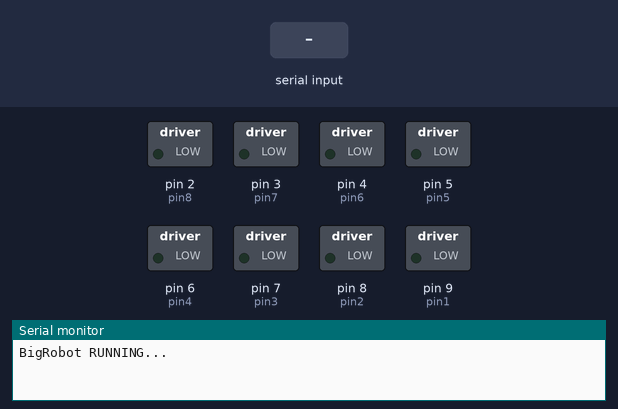
Simulated run of this sketch. Board: Arduino Uno, built with avr-gcc and run on an emulated ATmega328P. Parts: switched loads named in the sketch (green lamp = pin HIGH), the last lines printed to the serial monitor. Inputs (shaded band) come from the test bench.

Above: at 1.2 s.
1.3 s: "w" received over Serial
At 2.5 s:
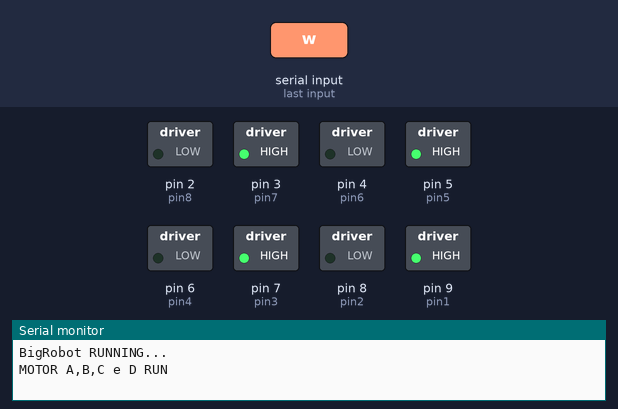
2.8 s: "s" received over Serial
At 3.8 s:
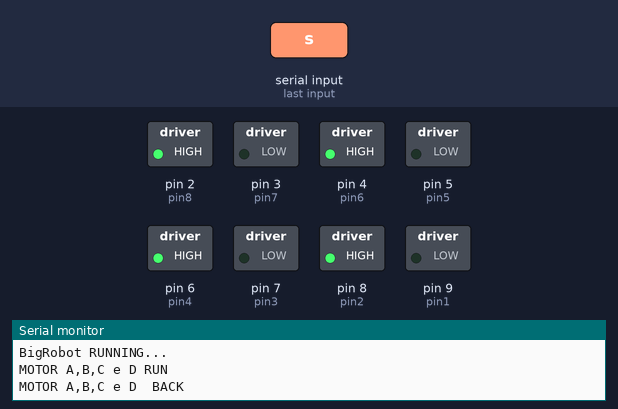
4.3 s: "d" received over Serial
At 5.0 s:
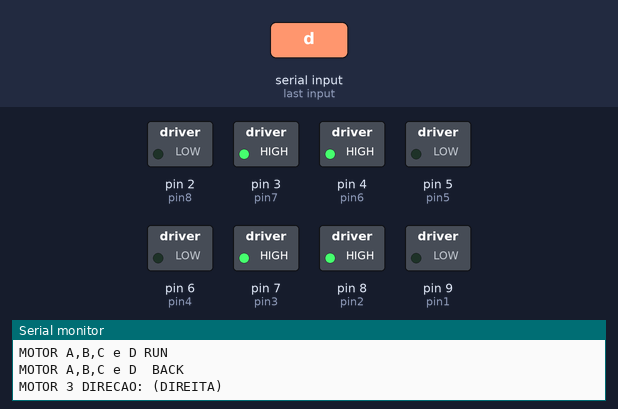
5.8 s: "a" received over Serial
At 6.1 s:
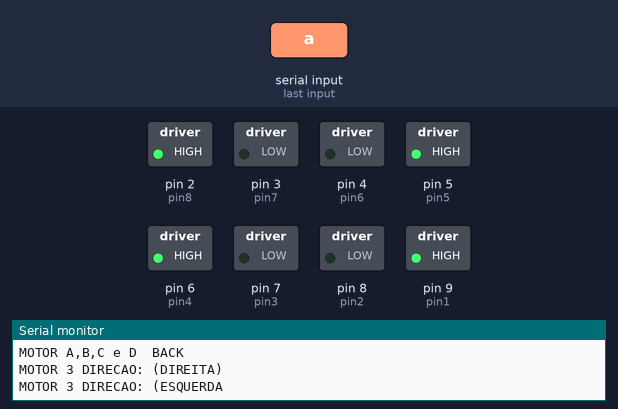
7.3 s: "r" received over Serial
At 8.4 s:
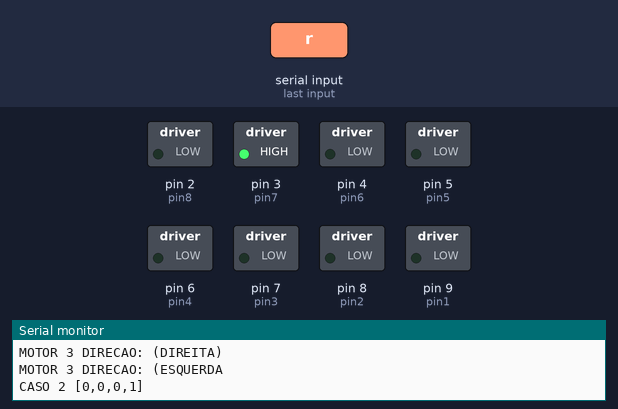
8.8 s: "t" received over Serial
At 9.6 s:
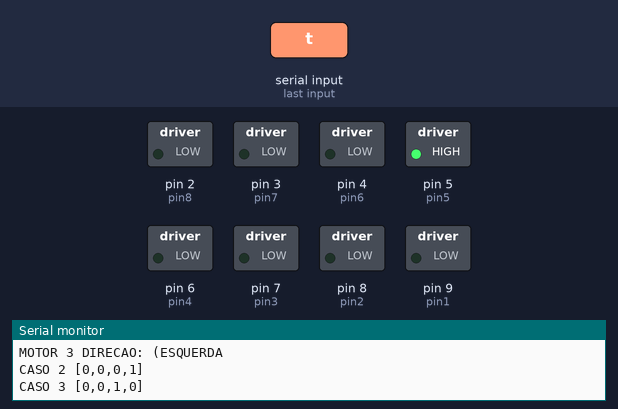
Timing chart, 0 to 11.3 s (numbered marks = the images above; inputs shaded):
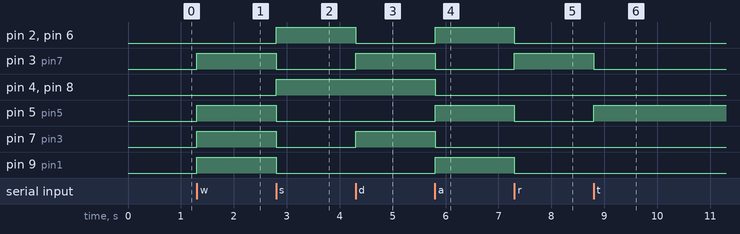

Measured:
- after the input at 1.3 s, pin 3 (pin7), pin 5 (pin5), pin 7 (pin3), pin 9 (pin1): LOW → HIGH at once
- after the input at 2.8 s, pin 2 (pin8), pin 4 (pin6), pin 6 (pin4), pin 8 (pin2): LOW → HIGH at once; pin 3 (pin7), pin 5 (pin5), pin 7 (pin3), pin 9 (pin1): HIGH → LOW at once
- after the input at 4.3 s, pin 2 (pin8), pin 6 (pin4): HIGH → LOW at once; pin 3 (pin7), pin 7 (pin3): LOW → HIGH at once
- after the input at 5.8 s, pin 2 (pin8), pin 5 (pin5), pin 6 (pin4), pin 9 (pin1): LOW → HIGH at once; pin 3 (pin7), pin 4 (pin6), pin 7 (pin3), pin 8 (pin2): HIGH → LOW at once
- after the input at 7.3 s, pin 2 (pin8), pin 5 (pin5), pin 6 (pin4), pin 9 (pin1): HIGH → LOW at once; pin 3 (pin7): LOW → HIGH at once
- after the input at 8.8 s, pin 3 (pin7): HIGH → LOW at once; pin 5 (pin5): LOW → HIGH at once

The sketch:

testRobot.ino
```cpp
char letra;

int pin1 = 9; // motor A
int pin2 = 8; // MOtor A


int pin3 = 7; // motor b
int pin4 = 6; // motor b

int pin5 = 5; // motor c
int pin6 = 4; // motor c

int pin7 = 3;  // motor d
int pin8 = 2; // motor d


void setup() {
 Serial.begin(9600); // serial comunicacao
 pinMode(pin1,OUTPUT); // MOTOR A
 pinMode(pin2,OUTPUT);  // MOTOR A
 pinMode(pin3,OUTPUT);   // MOTOR B
 pinMode(pin4,OUTPUT);  // MOTOR B
 pinMode(pin5,OUTPUT);
 pinMode(pin6,OUTPUT);
 pinMode(pin7,OUTPUT);
 pinMode(pin8,OUTPUT);
 Serial.println("BigRobot RUNNING...");

}

void loop() {
  letra = Serial.read();
  switch(letra){
    case 'w': // Motor A
    Serial.println("MOTOR A,B,C e D RUN ");
    digitalWrite(pin1,HIGH);       // Motor A
    digitalWrite(pin2,LOW);       // Motor A
    digitalWrite(pin3,HIGH);      // Motor B
    digitalWrite(pin4,LOW);       // Motor B
    digitalWrite(pin5,HIGH);       // Motor C
    digitalWrite(pin6,LOW);       // Motor C
    digitalWrite(pin7,HIGH);      // Motor D
    digitalWrite(pin8,LOW);       // Motor D

    break;
    case 's':
    Serial.println("MOTOR A,B,C e D  BACK ");
    digitalWrite(pin1,LOW);  // Motor A
    digitalWrite(pin2,HIGH);  // Motor A
    digitalWrite(pin3,LOW);   // MOtor B
    digitalWrite(pin4,HIGH);    // MOtor B
    digitalWrite(pin5,LOW);  // Motor C
    digitalWrite(pin6,HIGH);  // Motor C
    digitalWrite(pin7,LOW);   // MOtor D
    digitalWrite(pin8,HIGH);    // MOtor D
    break;
    case 'p':
    Serial.println("MOTOR A and B STOP ");
    digitalWrite(pin1,LOW); // Motor A
    digitalWrite(pin2,LOW); // Motor A
    digitalWrite(pin3,LOW); // MOtor B
    digitalWrite(pin4,LOW);  // MOtor B
    digitalWrite(pin5,LOW); // Motor A
    digitalWrite(pin6,LOW); // Motor A
    digitalWrite(pin7,LOW); // MOtor B
    digitalWrite(pin8,LOW);  // MOtor B
    break;

    case 'd':
    Serial.println("MOTOR 3 DIRECAO: (DIREITA)");
    digitalWrite(pin1,LOW);
    digitalWrite(pin2,HIGH);
    digitalWrite(pin3,HIGH);
    digitalWrite(pin4,LOW);
    digitalWrite(pin5,LOW);
    digitalWrite(pin6,HIGH);
    digitalWrite(pin7,HIGH);
    digitalWrite(pin8,LOW);

    break;

    case 'a':
     Serial.println("MOTOR 3 DIRECAO: (ESQUERDA");
     digitalWrite(pin1,HIGH);
     digitalWrite(pin2,LOW);
     digitalWrite(pin3,LOW);
     digitalWrite(pin4,HIGH);
     digitalWrite(pin5,HIGH);
     digitalWrite(pin6,LOW);
     digitalWrite(pin7,LOW);
     digitalWrite(pin8,HIGH);
     break;

    case 'e': // CASO 1
     Serial.println("CASO 1 [0,0,0,0]");
     digitalWrite(pin1,LOW);
     digitalWrite(pin2,LOW);
     digitalWrite(pin3,LOW);
     digitalWrite(pin4,LOW);
     digitalWrite(pin5,LOW);
     digitalWrite(pin6,LOW);
     digitalWrite(pin7,LOW);
     digitalWrite(pin8,LOW);
     break;
    case 'r': // CASO 2
     Serial.println("CASO 2 [0,0,0,1]");
     digitalWrite(pin1,LOW); // Motor 1
     digitalWrite(pin2,LOW); // Motor 1
     digitalWrite(pin3,LOW); // Motor 2
     digitalWrite(pin4,LOW); // Motor 2
     digitalWrite(pin5,LOW); // Motor 3
     digitalWrite(pin6,LOW); // Motor 3
     digitalWrite(pin7,HIGH); // Motor 4
     digitalWrite(pin8,LOW); // Motor 4
     break;
   case 't': // CASO 3
     Serial.println("CASO 3 [0,0,1,0]");
     digitalWrite(pin1,LOW); // Motor 1
     digitalWrite(pin2,LOW); // Motor 1
     digitalWrite(pin3,LOW); // Motor 2
     digitalWrite(pin4,LOW); // Motor 2
     digitalWrite(pin5,HIGH); // Motor 3
     digitalWrite(pin6,LOW); // Motor 3
     digitalWrite(pin7,LOW); // Motor 4
     digitalWrite(pin8,LOW); // Motor 4
     break;
    case 'y': // CASO 4
     Serial.println("CASO 4 [0,0,1,1]");
     digitalWrite(pin1,LOW); // Motor 1
     digitalWrite(pin2,LOW); // Motor 1
     digitalWrite(pin3,LOW); // Motor 2
     digitalWrite(pin4,LOW); // Motor 2
     digitalWrite(pin5,HIGH); // Motor 3
     digitalWrite(pin6,LOW); // Motor 3
     digitalWrite(pin7,HIGH); // Motor 4
     digitalWrite(pin8,LOW); // Motor 4
     break;
    case 'u': // CASO 5
     Serial.println("CASO 5 [0,1,0,0]");
     digitalWrite(pin1,LOW); // Motor 1
     digitalWrite(pin2,LOW); // Motor 1
     digitalWrite(pin3,HIGH); // Motor 2
     digitalWrite(pin4,LOW); // Motor 2
     digitalWrite(pin5,LOW); // Motor 3
     digitalWrite(pin6,LOW); // Motor 3
     digitalWrite(pin7,LOW); // Motor 4
     digitalWrite(pin8,LOW); // Motor 4
     break;
    case 'i': // CASO 6
     Serial.println("CASO 6 [0,1,0,1]");
     digitalWrite(pin1,LOW); // Motor 1
     digitalWrite(pin2,LOW); // Motor 1
     digitalWrite(pin3,HIGH); // Motor 2
     digitalWrite(pin4,LOW); // Motor 2
     digitalWrite(pin5,LOW); // Motor 3
     digitalWrite(pin6,LOW); // Motor 3
     digitalWrite(pin7,HIGH); // Motor 4
     digitalWrite(pin8,LOW); // Motor 4
     break;
    case 'o': // CASO 7
     Serial.println("CASO 7 [0,1,1,0]");
     digitalWrite(pin1,LOW); // Motor 1
     digitalWrite(pin2,LOW); // Motor 1
     digitalWrite(pin3,HIGH); // Motor 2
     digitalWrite(pin4,LOW); // Motor 2
     digitalWrite(pin5,HIGH); // Motor 3
     digitalWrite(pin6,LOW); // Motor 3
     digitalWrite(pin7,LOW); // Motor 4
     digitalWrite(pin8,LOW); // Motor 4
     break;
    case 'b': // CASO 8
     Serial.println("CASO 8 [0,1,1,1]");
     digitalWrite(pin1,LOW);  // Motor 1
     digitalWrite(pin2,LOW);  // Motor 1
     digitalWrite(pin3,HIGH); // Motor 2
     digitalWrite(pin4,LOW);  // Motor 2
     digitalWrite(pin5,HIGH); // Motor 3
     digitalWrite(pin6,LOW);  // Motor 3
     digitalWrite(pin7,HIGH);  // Motor 4
     digitalWrite(pin8,LOW);  // Motor 4
     break;

   case 'z': // CASO 9
     Serial.println("CASO 9 [1,0,0,0]");
     digitalWrite(pin1,HIGH);  // Motor 1
     digitalWrite(pin2,LOW);  // Motor 1
     digitalWrite(pin3,LOW); // Motor 2
     digitalWrite(pin4,LOW); // Motor 2
     digitalWrite(pin5,LOW); // Motor 3
     digitalWrite(pin6,LOW); // Motor 3
     digitalWrite(pin7,LOW); // Motor 4
     digitalWrite(pin8,LOW); // Motor 4
     break;
    case 'x': // CASO 10
     Serial.println("CASO 10 [1,0,0,1]");
     digitalWrite(pin1,HIGH);  // Motor 1
     digitalWrite(pin2,LOW);  // Motor 1
     digitalWrite(pin3,LOW); // Motor 2
     digitalWrite(pin4,LOW); // Motor 2
     digitalWrite(pin5,LOW); // Motor 3
     digitalWrite(pin6,LOW); // Motor 3
     digitalWrite(pin7,HIGH); // Motor 4
     digitalWrite(pin8,LOW); // Motor 4
     break;
    case 'c': // CASO 11
     Serial.println("CASO 11 [1,0,1,0]");
     digitalWrite(pin1,HIGH);  // Motor 1
     digitalWrite(pin2,LOW);  // Motor 1
     digitalWrite(pin3,LOW); // Motor 2
     digitalWrite(pin4,LOW); // Motor 2
     digitalWrite(pin5,HIGH); // Motor 3
     digitalWrite(pin6,LOW); // Motor 3
     digitalWrite(pin7,LOW); // Motor 4
     digitalWrite(pin8,LOW); // Motor 4
     break;
    case 'v': // CASO 12
     Serial.println("CASO 12 [1,0,1,1]");
     digitalWrite(pin1,HIGH);  // Motor 1
     digitalWrite(pin2,LOW);  // Motor 1
     digitalWrite(pin3,LOW); // Motor 2
     digitalWrite(pin4,LOW); // Motor 2
     digitalWrite(pin5,HIGH); // Motor 3
     digitalWrite(pin6,LOW); // Motor 3
     digitalWrite(pin7,LOW); // Motor 4
     digitalWrite(pin8,LOW); // Motor 4
     break;
    case 'n': // CASO 13
     Serial.println("CASO 13 [1,1,0,0]");
     digitalWrite(pin1,HIGH);  // Motor 1
     digitalWrite(pin2,LOW);  // Motor 1
     digitalWrite(pin3,HIGH); // Motor 2
     digitalWrite(pin4,LOW); // Motor 2
     digitalWrite(pin5,LOW); // Motor 3
     digitalWrite(pin6,LOW); // Motor 3
     digitalWrite(pin7,LOW); // Motor 4
     digitalWrite(pin8,LOW); // Motor 4
     break;

    case 'm': // CASO 14
     Serial.println("CASO 14 [1,1,0,1]");
     digitalWrite(pin1,HIGH);  // Motor 1
     digitalWrite(pin2,LOW);  // Motor 1
     digitalWrite(pin3,HIGH); // Motor 2
     digitalWrite(pin4,LOW); // Motor 2
     digitalWrite(pin5,LOW); // Motor 3
     digitalWrite(pin6,LOW); // Motor 3
     digitalWrite(pin7,HIGH); // Motor 4
     digitalWrite(pin8,LOW); // Motor 4
     break;
    case 'f': // CASO 15
     Serial.println("CASO 15 [1,1,1,0]");
     digitalWrite(pin1,HIGH);  // Motor 1
     digitalWrite(pin2,LOW);  // Motor 1
     digitalWrite(pin3,HIGH); // Motor 2
     digitalWrite(pin4,LOW); // Motor 2
     digitalWrite(pin5,HIGH); // Motor 3
     digitalWrite(pin6,LOW); // Motor 3
     digitalWrite(pin7,LOW); // Motor 4
     digitalWrite(pin8,LOW); // Motor 4
     break;
    case 'g': // CASO 16
     Serial.println("CASO 16 [1,1,1,1]");
     digitalWrite(pin1,HIGH);  // Motor 1
     digitalWrite(pin2,LOW);  // Motor 1
     digitalWrite(pin3,HIGH); // Motor 2
     digitalWrite(pin4,LOW); // Motor 2
     digitalWrite(pin5,HIGH); // Motor 3
     digitalWrite(pin6,LOW); // Motor 3
     digitalWrite(pin7,HIGH); // Motor 4
     digitalWrite(pin8,LOW); // Motor 4
     break;
  }

}
```
